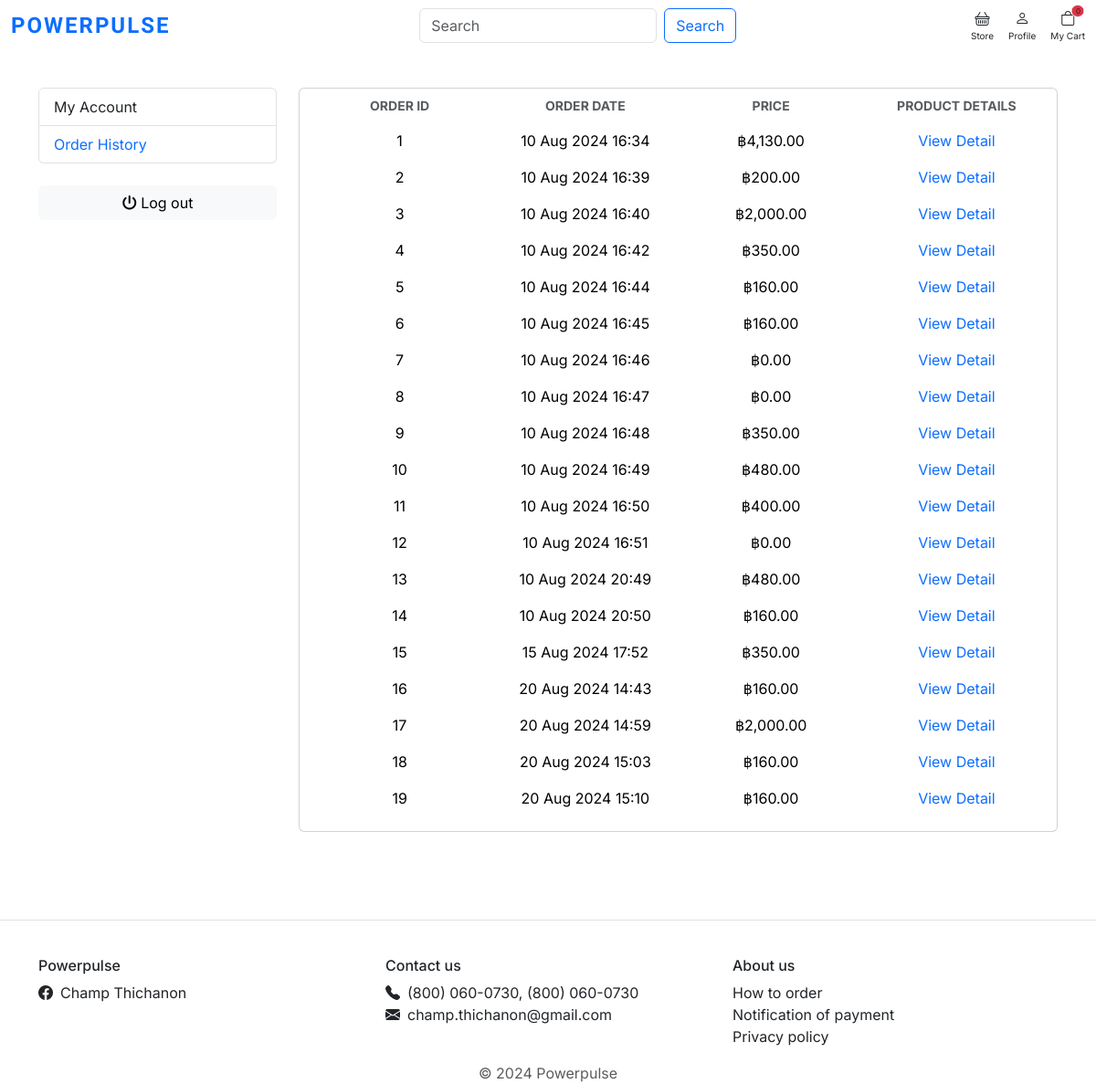
Before: /order_history/ (signed in) with the older database file.
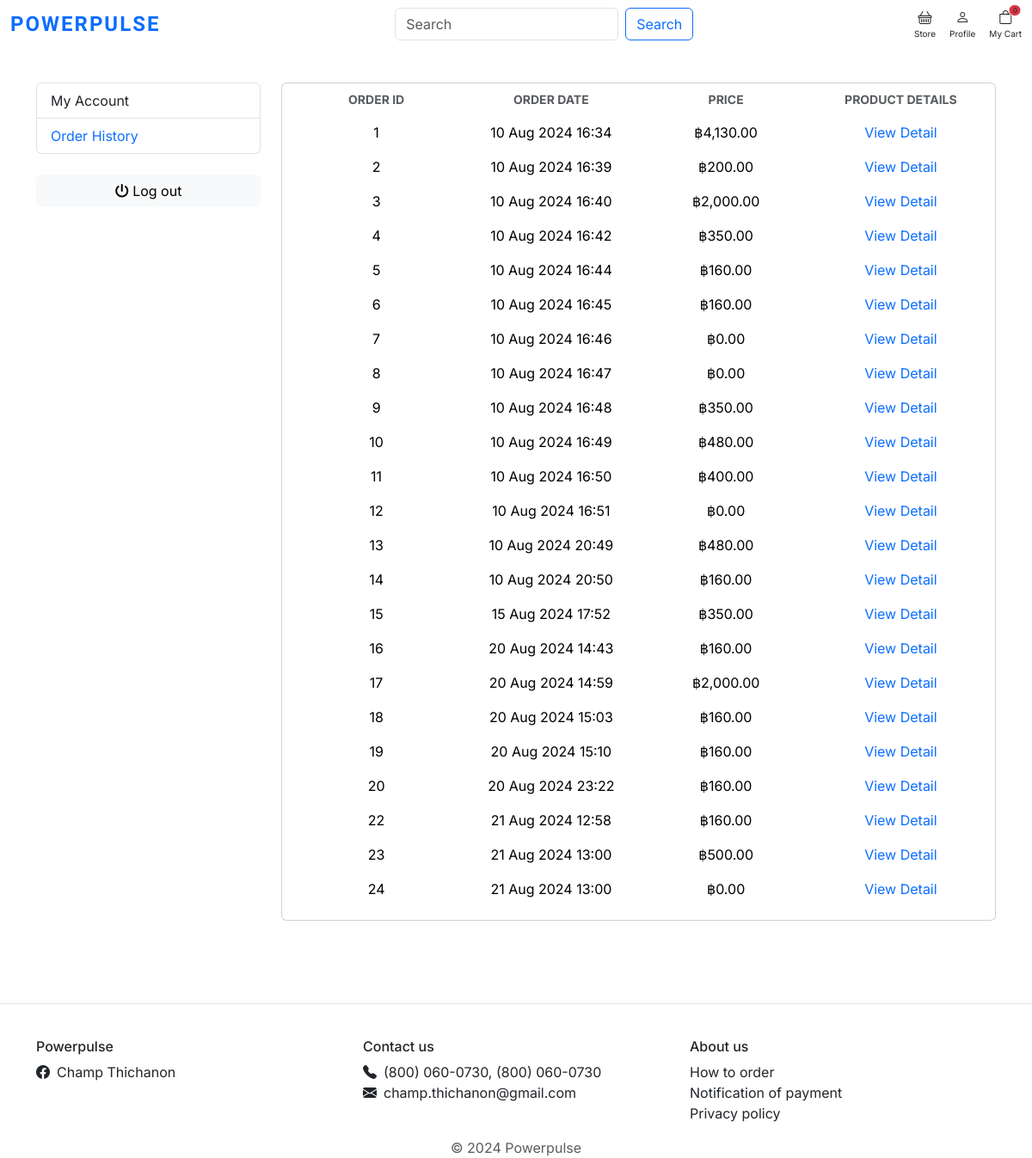
After: the same page with the newer database file.
### order/models.py (models this page shows, shortened)
class Order(models.Model):
    user = models.ForeignKey(Account, on_delete=models.CASCADE)
    created_at = models.DateTimeField(auto_now_add=True)
    payment_proof = models.FileField(
        upload_to="photos/payment_proof", null=True, blank=True
    )
    first_name = models.CharField(max_length=50)
    last_name = models.CharField(max_length=50)
    phone_number = models.CharField(max_length=50, blank=True, null=True)
    house_no = models.CharField(max_length=10)
    village_no = models.CharField(max_length=10, blank=True, null=True)
    lane = models.CharField(max_length=255, blank=True, null=True)
    road = models.CharField(max_length=255, blank=True, null=True)
    sub_district = models.CharField(max_length=100)
    district = models.CharField(max_length=100)
    province = models.CharField(max_length=100)
    postal_code = models.CharField(max_length=20)
    total = models.DecimalField(max_digits=10, decimal_places=2)

### order/views.py (the view)
# urls.py: path("order_history/", views.order_history, name="order_history"),
@login_required(login_url="/login")
def order_history(request):
    orders = Order.objects.filter(user=request.user)
    context = {
        "orders": orders,
    }
    return render(request, "profiles/order_history.html", context)

### carts/context_processors.py (called while the page is built)
def counter(request):
    cart_count = 0
    if "admin" in request.path:
        return {}
    else:
        try:
            cart = Cart.objects.filter(cart_id=_cart_id(request))
            cart_items = CartItem.objects.all().filter(cart=cart[:1])
            for cart_item in cart_items:
                cart_count += cart_item.quantity
        except Cart.DoesNotExist:
            cart_count = 0
    return dict(cart_count=cart_count)

### carts/views.py (called while the page is built)
def _cart_id(request):
    cart = (
        request.session.session_key
    )  # Get the session key from the user's session data
    if not cart:  # Checks if a session key does not exist.
        cart = request.session.create()  # Create a new session
    return cart

### category/context_processors.py (called while the page is built)
def menu_links(request):
    links = Category.objects.all()
    return dict(links=links)

### templates/profiles/order_history.html (shortened to what this page needs)
{% extends 'profiles/profile_layout.html' %}
{% load static %}
{% load humanize %}
{% block subcontent %}
<aside class="col-md-9">
    {% if orders %}
    <div class="card px-2">
        <table class="table table-borderless table-shopping-cart">
            <thead class="text-muted">
                <tr class="small text-uppercase">
                    <th scope="col" style="width:120px; " class="text-muted text-center">Order ID</th>
                    <th scope="col" style="width:120px; " class="text-muted text-center">Order Date</th>
                    <th scope="col" style="width:120px; " class="text-muted text-center">Price</th>
                    <th scope="col" class="rounded text-muted text-center   ">Product Details</th>
                </tr>
            </thead>
            {% for order in orders %}
            <tbody>
                <tr>
                    <td class="col text-center">
                        <span>{{order.id}}</span>
                    </td>
                    <td class="col-3">
                        <div class="price-wrap text-center d-flex flex-column">
                            <span>{{ order.created_at|date:"d M Y H:i" }}</span>
                        </div>
                    </td>
                    <td class="col-3">
                        <div class="price-wrap text-center d-flex flex-column">
                            <var class="price fst-normal">&#3647;{{order.total | intcomma}}</var>
                        </div>
                    </td>
                    <td class="col-3 text-center">
                        <a href="{% url 'order_detail' order.id %}" style="text-decoration: none;">View Detail</a>
                    </td>
                </tr>
            </tbody>
            {%endfor%}
        </table>
    </div>
    {% endif %}
</aside>
{% endblock subcontent %}

### templates/profiles/profile_layout.html (shortened to what this page needs)
{% extends 'base.html' %}
{% load static %}
{% block content %}
<div class="container my-5 py-5">
    <div class="row">
        <aside class="col-md-3">
            <ul class="list-group list-unstyled nav">
                <a class="list-group-item {%if request.path == '/my_account/' %}text-primary{% endif %}"
                    href="{% url 'my_account' %}">My Account</a>
                <a class="list-group-item {% if request.path == '/order_history/' %}text-primary {%endif%}"
                    href="{% url 'order_history' %}">Order History</a>
            </ul>
            <br>
            <a style="width: 100%;" class="btn btn-light btn-block" href="{% url 'logout'%}"><i
                    class="fa fa-power-off"></i>
                <span class="text">Log out</span> </a>
        </aside>
        {% block subcontent%}
        {% endblock subcontent%}
    </div>
</div>
{% endblock content %}

### templates/base.html (shortened to what this page needs)
{% load static %}
<!DOCTYPE html>
<html lang="en">
<head>
    <link rel="stylesheet" href="https://cdn.jsdelivr.net/npm/bootstrap@5.3.3/dist/css/bootstrap.min.css">
    <link rel="stylesheet" href="https://cdn.jsdelivr.net/npm/bootstrap-icons@1.11.3/font/bootstrap-icons.min.css">
    <link rel="stylesheet" href="https://cdnjs.cloudflare.com/ajax/libs/font-awesome/6.4.2/css/all.min.css">
    <link rel="stylesheet" href="{% static 'css/base.css' %}">
    <link rel="stylesheet" href="{% static 'css/text.css' %}">
    <link rel="stylesheet" href="{% static 'css/logo.css' %}">
</head>
<body>
    {% include 'includes/navbar.html' %}
    <main role="main" style="min-height: 70vh;">
        {% block content %}
        {% endblock %}
    </main>
    {% include 'includes/footer.html' %}
</body>
</html>

### templates/includes/navbar.html (shortened to what this page needs)
<nav class="navbar navbar-expand-lg bg-white fixed-top">
    <div class="container-fluid">
        <a class="navbar-logo me-3" href="{% url 'home' %}">POWERPULSE</a>
        <div class="collapse navbar-collapse" id="navbarSupportedContent">
            <form class="d-flex mx-auto mb-2 mb-lg-0" role="search" action="{% url 'search' %}" method="GET">
                <input class="form-control me-2 " type="search" placeholder="Search" name="keyword" aria-label="Search"
                    required>
                <button class="btn btn-outline-primary" type="submit">Search</button>
            </form>
            <div class="d-flex gap-3">
                <a class="nav-link d-flex flex-column align-items-center" href="{% url 'store' %}">
                    <i class="bi bi-basket"></i>
                    <span class="d-block" style="font-size: 10px;">Store</span>
                </a>
                {% if request.user.is_authenticated %}
                <a class="nav-link d-flex flex-column align-items-center" href="{% url 'my_account' %}">
                    <i class="bi bi-person"></i>
                    <span class="d-block" style="font-size: 10px;">Profile</span>
                </a>
                {% else %}
                <a href="{% url 'login' %}" class="nav-link d-flex flex-column align-items-center">
                    <i class="bi bi-person"></i>
                    <span class="d-block" style="font-size: 10px;">Login</span>
                </a>
                {% endif %}
                <a href="{% url 'cart' %}" class="nav-link d-flex flex-column align-items-center position-relative">
                    <i class="bi bi-bag"></i>
                    <span
                        class="position-absolute text-center translate-middle  bg-danger border border-light rounded-pill"
                        style="font-size: 8px; left: 80%; top: 10%; width: 15px;">
                        {{cart_count}}
                    </span>
                    <span class="d-block" style="font-size: 10px;">My Cart</span>
                </a>
            </div>
        </div>
    </div>
</nav>

### templates/includes/footer.html
<footer class="section-footer border-top">
    <div class="container">
        <section class="footer-top pb-0">
            <div class="row">
                <aside class="col-md">
                    <h6 class="title">Powerpulse</h6>
                    <ul class="list-unstyled">
                        <li><a href="#" class="nav-link"><i class="me-2 bi bi-facebook"></i>Champ
                            Thichanon</a></li>
                    </ul>
                </aside>
                <aside class="col-md">
                    <h6 class="title">Contact us</h6>
                    <ul class="list-unstyled">
                        <li><i class="me-2 bi bi-telephone-fill"></i>(800) 060-0730, (800) 060-0730</li>
                        <li><i class="me-2 bi bi-envelope-fill"></i>champ.thichanon@gmail.com</li>
                    </ul>
                </aside>
                <aside class="col-md">
                    <h6 class="title">About us</h6>
                    <ul class="list-unstyled ">
                        <li><a href="#" class="nav-link">How to order</a></li>
                        <li><a href="#" class="nav-link">Notification of payment</a></li>
                        <li><a href="#" class="nav-link">Privacy policy</a></li>
                    </ul>
                </aside>
            </div>
        </section>
        <section class="footer-bottom row p-0">
            <div class="col-md-12">
                <p class="text-muted m-0 text-center"> © 2024 Powerpulse </p>
            </div>
        </section>
    </div>
</footer>

### static/css/base.css (style rules this page uses)
html,body { margin: 0; }
.footer-top { padding-top: 40px; padding-bottom: 40px; }
.footer-bottom { padding-top: 20px; padding-bottom: 20px; }

### static/css/text.css (style rules this page uses)
body { font-family: "Inter", sans-serif; }

### static/css/logo.css (style rules this page uses)
.navbar-logo { font-family: "Prompt", sans-serif; }
.navbar-logo { color: #0d6efd; font-size: 24px; font-weight: 800; letter-spacing: 2px; text-decoration: none; }

Changed rows visible on the page:
added Order: id "20", created_at "20 Aug 2024 23:22", total "160.00"
added Order: id "22", created_at "21 Aug 2024 12:58", total "160.00"
added Order: id "23", created_at "21 Aug 2024 13:00", total "500.00"
added Order: id "24", created_at "21 Aug 2024 13:00", total "0.00"
